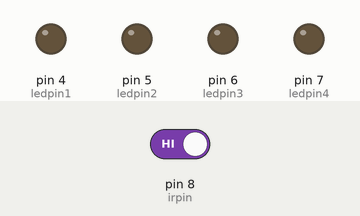
This sketch was run on a simulated Arduino Uno, built with avr-gcc and run on an emulated ATmega328P. Shown: output pins drawn as LEDs (lit = HIGH). Inputs (shaded band) come from the test bench; at power-on: pin 8 (irpin) HIGH.

Above: at 1.2 s.
1.3 s: pin 8 (irpin) driven LOW
At 1.7 s:
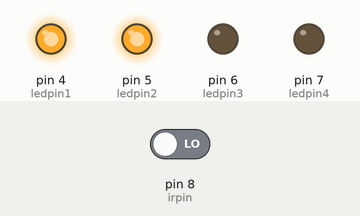
Timing chart, 0 to 4.3 s (numbered marks = the images above; inputs shaded):
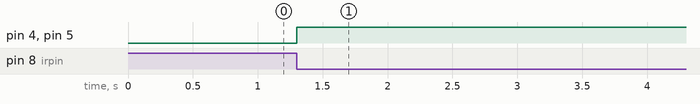

The sketch:

ir_sensor.ino
```cpp
const int irpin = 8;
const int ledpin1 = 4;
const int ledpin2 = 5;
const int ledpin3 = 6;
const int ledpin4 = 7;

void setup() {
  // put your setup code here, to run once:
pinMode(irpin, INPUT);
pinMode(ledpin1 , OUTPUT);
pinMode(ledpin2 , OUTPUT);
pinMode(ledpin3 , OUTPUT);
pinMode(ledpin4 , OUTPUT);
}

void loop() {
  // put your main code here, to run repeatedly:
int irstate = digitalRead(irpin);
 if (irstate == LOW)
 {
  digitalWrite(4,HIGH);
  digitalWrite(5,HIGH);
 }
 else
 {
  digitalWrite(6,LOW);
  digitalWrite(7,LOW);
 }

}
```

Measured:
- after the input at 1.3 s, pin 4 (ledpin1), pin 5 (ledpin2): LOW → HIGH at once
